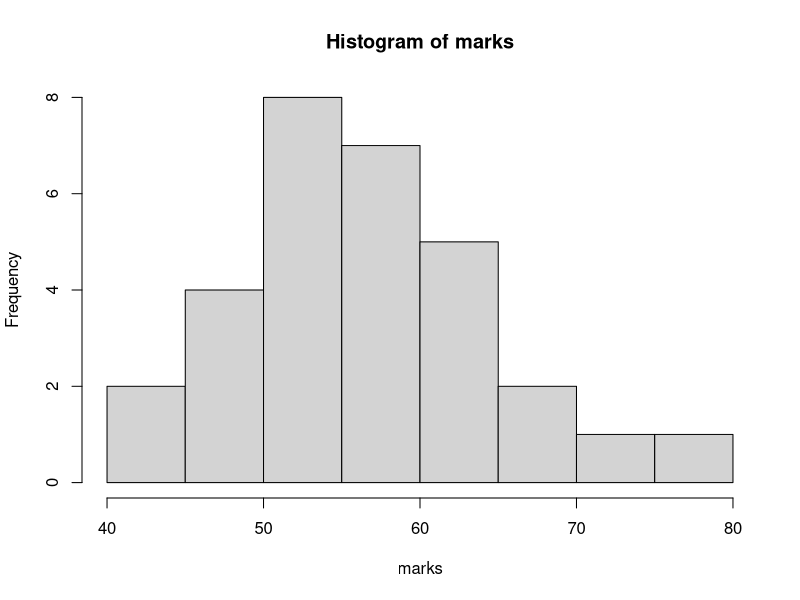
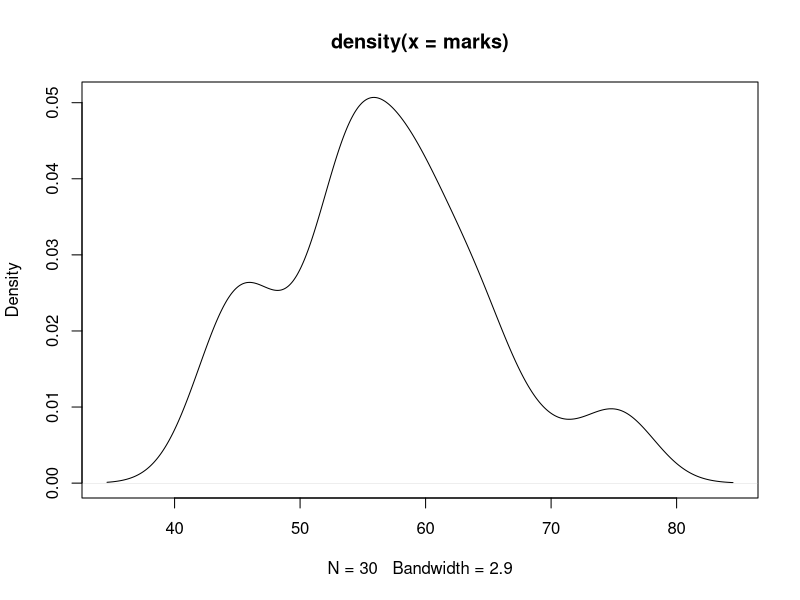
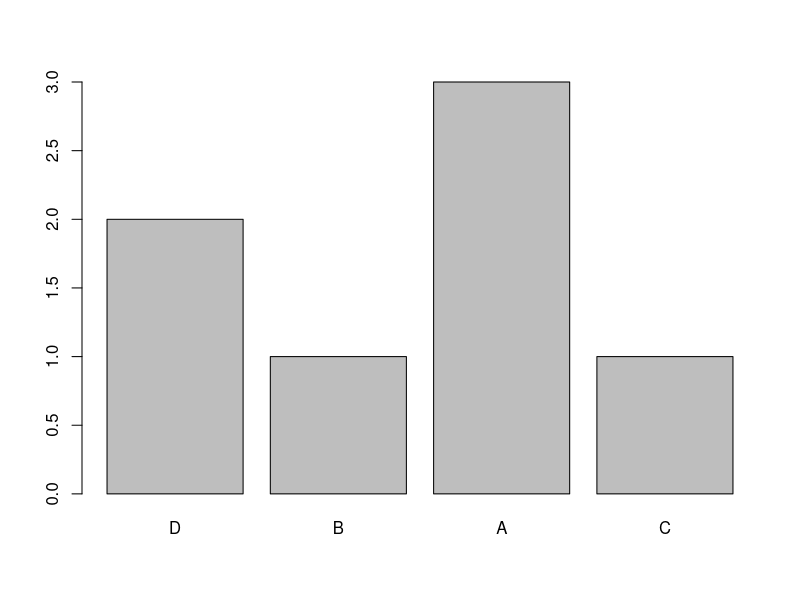
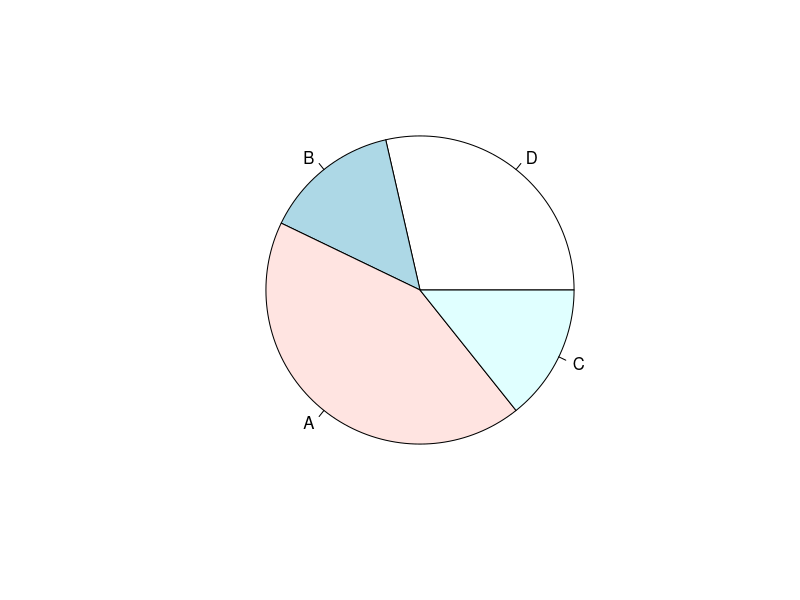
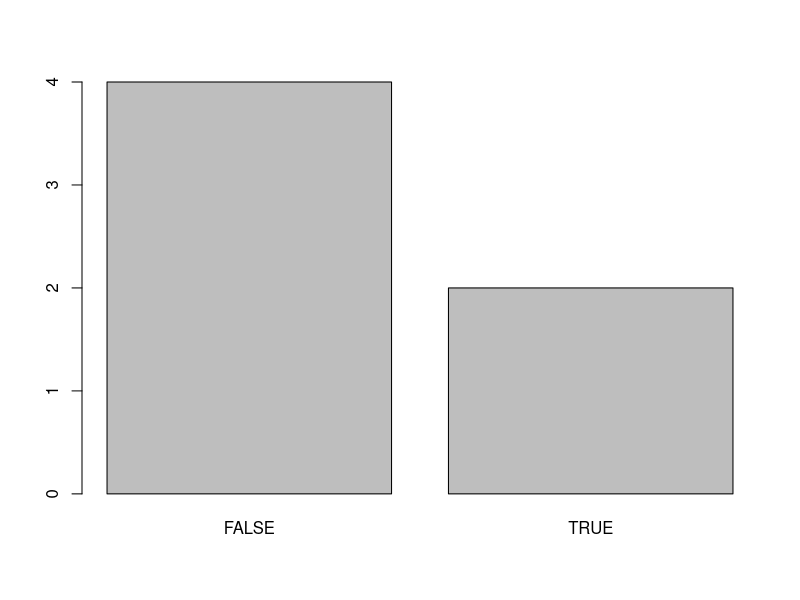
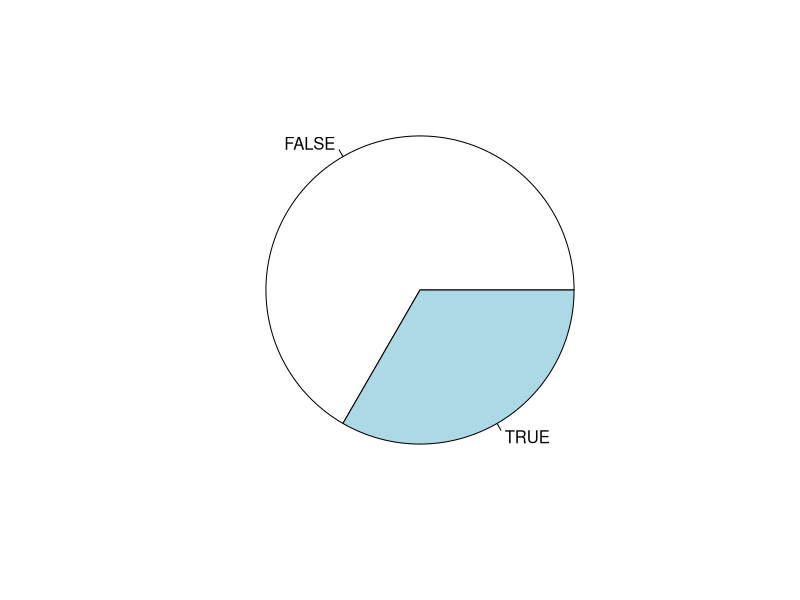

Write the R code that produced these figures, in order.
#vector
x = c(1,2,3)
x1 = 1:10000000
x2 = seq(10,100,2)

#numeric vector----
(marks = rnorm(n=30,mean=60,sd=10))
mean(marks)
median(marks)
mode(marks)
sd(marks)
var(marks)
summary(marks)
?var

#Properties of DS----
length(marks)
range(marks)
str(marks)
class(marks)
hist(marks)
plot(density(marks))

#character vector----
(names = c('Ram','Shyam','Robin'))
summary(names)

gender = c('M','F','M')
genderF = factor(gender)
summary(genderF)
grades = c('A','B','C','D','A','D','A')
gradesF = factor(grades,ordered=T)
gradesF
summary(gradesF)

gradesF1 = factor(grades,ordered=T,levels=c('D','B','A','C'))
gradesF1
barplot(table(gradesF1))
pie(table(gradesF1))
table(gradesF1)

#logical vector----
married = c(TRUE,TRUE,FALSE,F,F,F)
married
sum(married)
table(married)
class(married)
summary(married)
barplot(table(married))
pie(table(married))

#subset of marks----
trunc(marks);round(marks,1);floor(marks);ceiling(marks)
marks1 = trunc(marks)
marks1[1:18]
marks1[-2]
marks1[c(5,10,15,20)]
mean(marks1[c(5,10,15,20)])
marks1[marks1>60 & marks1<65]
marks1 > 60

#sampling----
set.seed(1234) #Have to start from set to get same values
gender2 = sample(c('M','F'),size=1000000,replace=T,prob=c(.6,.4))
gender2
table(gender2)
prop.table(table(gender2))
